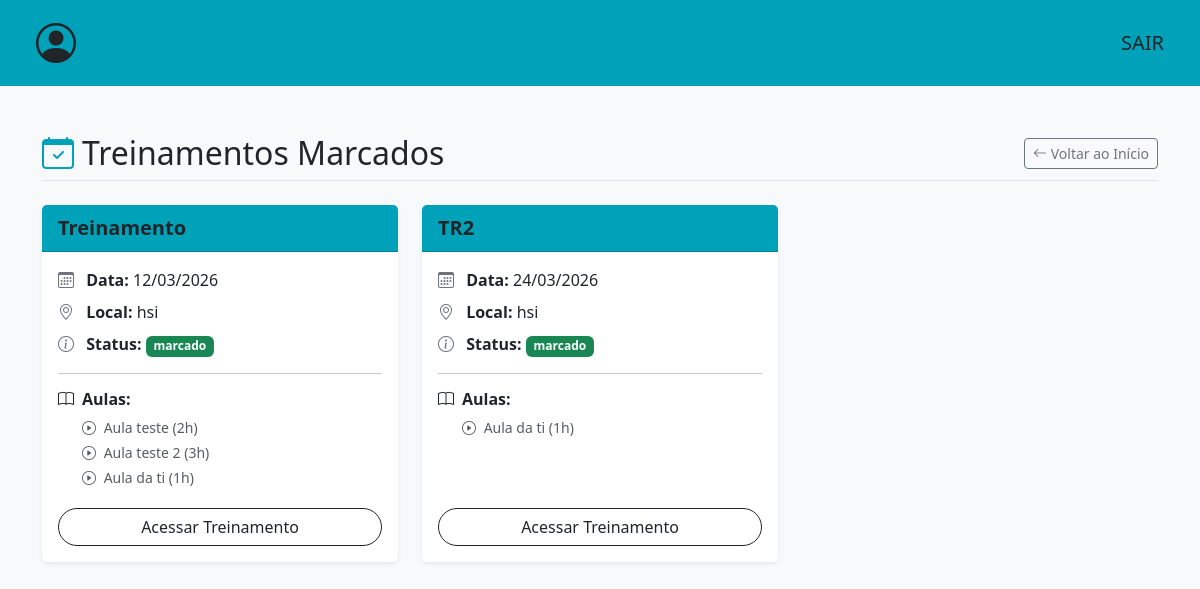
/listar-eventos-marcados/ (signed in), run on an earlier commit of the app's database.
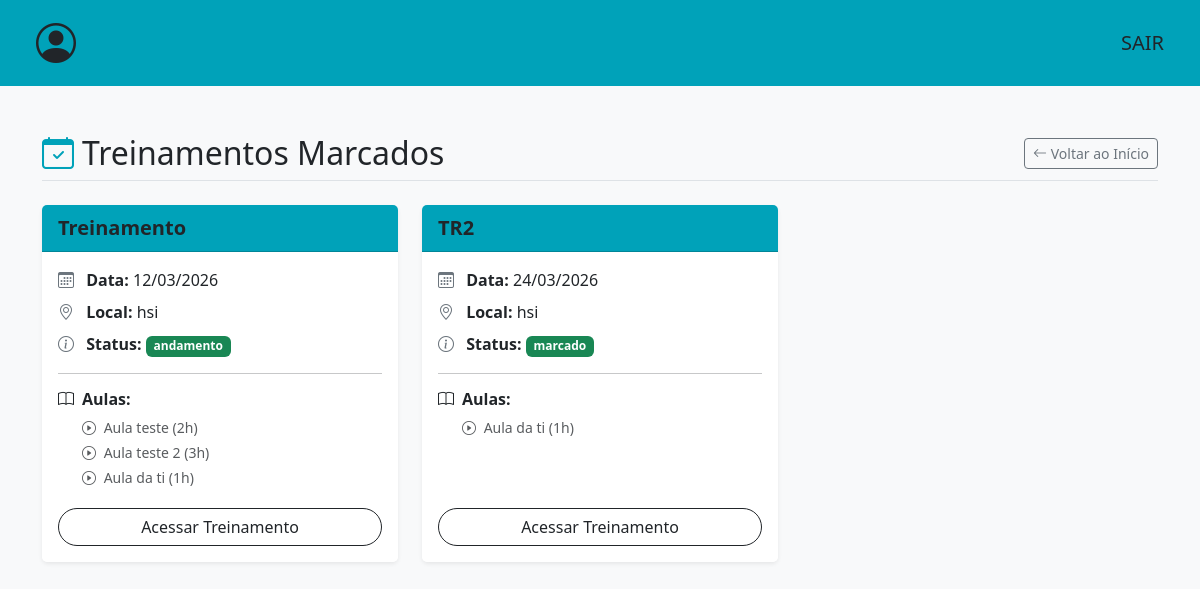
And on a later commit of the database.
### events/models.py (models this page shows, shortened)
class Treinamento(models.Model):
    opcoes_local = [
        ("AUDITORIO HSI","hsi"),
        ("AUDITORIO ADM CENTRAL","pupileira"),
    ]
    opcoes_status = [
        ("FINALIZADO","finalizado"),
        ("CANCELADO","cancelado"),
        ("MARCADO","marcado"),
        ("ANDAMENTO","andamento")
    ]
    nm_evento = models.CharField(max_length=100)
    data = models.DateField()
    local = models.CharField(max_length=50,choices=opcoes_local)
    status = models.CharField(max_length=50,choices=opcoes_status)
    participantes = models.JSONField(default=list,blank=True)
    aulas = models.ManyToManyField(Aula, related_name='aulas')

### events/views.py (the view)
# urls.py: path('listar-eventos-marcados/',listar_treinamentos_marcados,name='listar-eventos-marcados'),
@login_required(login_url='/login')
def listar_treinamentos_marcados(request):
    lista_treinamentos = Treinamento.objects.filter(status__in=['MARCADO', 'ANDAMENTO'])
    return render(request,'events/listar-treinamento.html',{'treinamentos':lista_treinamentos})

### templates/events/listar-treinamento.html (shortened to what this page needs)
<!DOCTYPE html>
<html lang="pt-br">
<head>
    <link href="https://cdn.jsdelivr.net/npm/bootstrap@5.3.2/dist/css/bootstrap.min.css" rel="stylesheet">
    <link href="https://cdn.jsdelivr.net/npm/bootstrap-icons@1.11.1/font/bootstrap-icons.css" rel="stylesheet">
</head>
<body class="bg-light">
    {% include 'partials/navbar.html' %}
    <div class="container mt-5">
        <div class="d-flex justify-content-between align-items-center mb-4 border-bottom pb-2">
            <h2 class="m-0"><i class="bi bi-calendar-check text-custom-teal me-2"></i>Treinamentos Marcados</h2>
            <a href="{% url 'index' %}" class="btn btn-outline-secondary btn-sm">
                <i class="bi bi-arrow-left"></i> Voltar ao Início
            </a>
        </div>
        <div class="row row-cols-1 row-cols-md-2 row-cols-lg-3 g-4">
            {% for treinamento in treinamentos %}
                <div class="col">
                    <div class="card h-100 shadow-sm border-0">
                        <div class="card-header bg-custom-teal text-dark fw-bold fs-5">
                            {{ treinamento.nm_evento }}
                        </div>
                        <div class="card-body">
                            <p class="card-text mb-2">
                                <i class="bi bi-calendar3 text-secondary me-2"></i> <strong>Data:</strong> {{ treinamento.data|date:"d/m/Y" }}
                            </p>
                            <p class="card-text mb-2">
                                <i class="bi bi-geo-alt text-secondary me-2"></i> <strong>Local:</strong> {{ treinamento.get_local_display }}
                            </p>
                            <p class="card-text mb-3">
                                <i class="bi bi-info-circle text-secondary me-2"></i> <strong>Status:</strong>
                                <span class="badge bg-success">{{ treinamento.get_status_display }}</span>
                            </p>
                            <hr>
                            <h6 class="fw-bold mb-2"><i class="bi bi-book me-2"></i>Aulas:</h6>
                            <ul class="list-unstyled mb-0 ms-4 small">
                                {% for aula in treinamento.aulas.all %}
                                    <li class="mb-1 text-muted">
                                        <i class="bi bi-play-circle me-1"></i> {{ aula.nm_aula }} ({{ aula.carga_horaria }}h)
                                    </li>
                                {% empty %}
                                    <li class="text-danger fst-italic">Nenhuma aula vinculada.</li>
                                {% endfor %}
                            </ul>
                        </div>
                        <div class="card-footer bg-white border-0 text-center pb-3 pt-0">
                            <a href="{% url 'conferir-treinamento' treinamento.id %}" class="btn btn-outline-dark w-100 rounded-pill">
                                Acessar Treinamento
                            </a>
                        </div>
                        </div>
                </div>
            {% endfor %}
        </div>
    </div>
</body>
</html>

What changed in the data, as far as the page shows it:
changed Treinamento "Treinamento": status "marcado" → "andamento"
